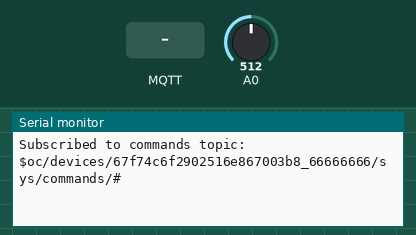
Recording of a sketch running on a simulated ESP8266 (NodeMCU). Parts: the last lines printed to the serial monitor. The inputs (shaded band) are chosen by the test bench; at power-on: A0 = 512. WiFi joins after 1.5 s; servers stay silent unless stated; no MQTT or app messages arrive unless stated.

Above: at 2.7 s.
2.8 s: MQTT message "/sys/commands/" arrives on the first subscribed topic
At 4.0 s:
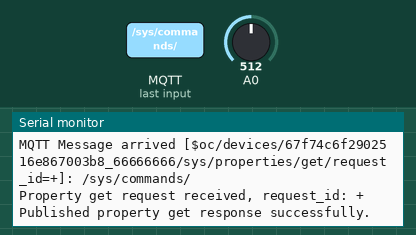
4.3 s: MQTT message "1" arrives on the first subscribed topic
At 4.9 s:
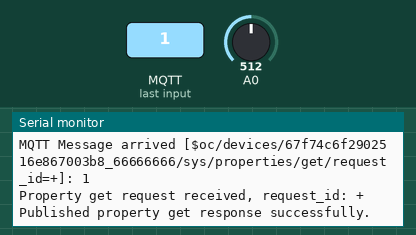
6.5 s: MQTT message "on" arrives on the first subscribed topic
At 6.9 s:
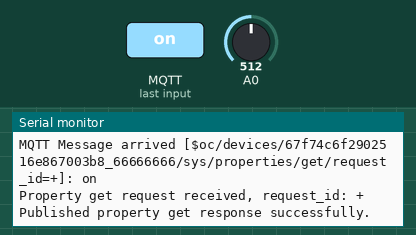
8.0 s: MQTT message "off" arrives on the first subscribed topic
At 9.2 s:
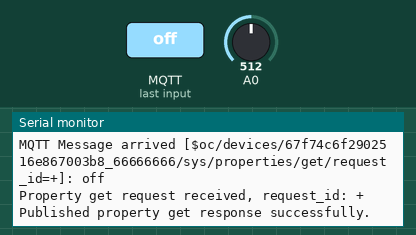
9.5 s: MQTT message "/sys/commands/" arrives on the second subscribed topic
At 9.81 s:
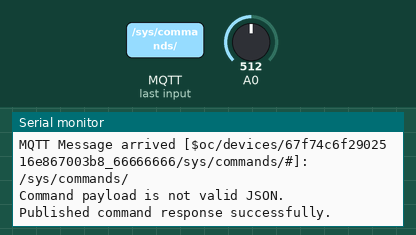
11.0 s: MQTT message "1" arrives on the second subscribed topic
At 11.4 s:
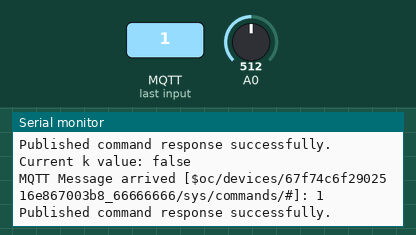

The sketch:

sketch_apr12a.ino
```cpp
#include <ESP8266WiFi.h>
#include <PubSubClient.h>
#include <ArduinoJson.h>

// ===== 请确认下列信息与你的实际情况一致 =====
const char* ssid = "Man";
const char* password = "hjnb0404";
const char* mqttServer = "d82876d880.st1.iotda-device.cn-north-4.myhuaweicloud.com";  // 或者使用IP地址
const int   mqttPort = 1883;
const char* mqttClientId = "67f74c6f2902516e867003b8_66666666_0_0_2025041005";
const char* mqttUser = "67f74c6f2902516e867003b8_66666666";
const char* mqttPassword = "53d46fc2ee51d7e7e5b91ce3542b5886fd2b6b3bd3748cedd363f8fcda3bc668";

#define deviceId "67f74c6f2902516e867003b8_66666666"

// 主题定义
// 上报属性使用的主题（未在本示例中使用，但可扩展使用）
#define PROPERTIES_REPORT_TOPIC "$oc/devices/" deviceId "/sys/properties/report"

// 设备属性获取请求及响应主题前缀
#define PROPERTIES_GET_TOPIC_PREFIX "$oc/devices/" deviceId "/sys/properties/get/request_id="
#define PROPERTIES_GET_RESPONSE_TOPIC_PREFIX "$oc/devices/" deviceId "/sys/properties/get/response/request_id="

// 设备命令相关主题（订阅平台下发的命令，包括通配所有命令）
#define COMMANDS_TOPIC "$oc/devices/" deviceId "/sys/commands/#"
// 命令响应发布主题（参考 AT 命令示例，此处发布空payload）
#define COMMANDS_RESPONSE_TOPIC "$oc/devices/" deviceId "/sys/commands/response/request_id=4c0fc52f-12b3-4ccd-ab53-818f9d3923be"

// =================================================

WiFiClient espClient;
PubSubClient client(espClient);

// 设备属性变量（例如：kValue，通常由 STM32下传，本示例直接在代码中维护）
bool kValue = false;

// 调试时周期性打印的时间控制变量
unsigned long lastCheckTime = 0;
const unsigned long publishInterval = 5000; // 每5秒打印一次状态

// 模拟传感器数据读取函数（示例：读取 A0 引脚模拟值）
int readSensorData() {
  int sensorValue = analogRead(A0);
  return sensorValue;
}

// MQTT消息回调函数（处理属性查询、命令下发等）
void callback(char* topic, byte* payload, unsigned int length) {
  // 打印收到的主题及消息内容
  Serial.print("MQTT Message arrived [");
  Serial.print(topic);
  Serial.print("]: ");
  for (unsigned int i = 0; i < length; i++) {
    Serial.print((char)payload[i]);
  }
  Serial.println();

  String topicStr = String(topic);

  // ----------------------------
  // 处理属性查询请求
  // 主题格式：$oc/devices/{deviceId}/sys/properties/get/request_id=xxx
  String getPrefix = String(PROPERTIES_GET_TOPIC_PREFIX);
  if (topicStr.startsWith(getPrefix)) {
    // 提取 request_id（请求标识）
    String requestId = topicStr.substring(getPrefix.length());
    Serial.print("Property get request received, request_id: ");
    Serial.println(requestId);

    // 读取真实数据：示例中读取传感器数据
    int sensorValue = readSensorData();

    // 构造 JSON 响应，将 kValue 与传感器数据上报
    StaticJsonDocument<128> responseDoc;
    responseDoc["k"] = kValue;
    responseDoc["sensor"] = sensorValue;

    char jsonBuffer[128];
    serializeJson(responseDoc, jsonBuffer);

    // 拼接响应主题：$oc/devices/{deviceId}/sys/properties/get/response/request_id=xxx
    String responseTopic = String(PROPERTIES_GET_RESPONSE_TOPIC_PREFIX) + requestId;
    if (client.publish(responseTopic.c_str(), jsonBuffer)) {
      Serial.println("Published property get response successfully.");
    } else {
      Serial.println("Failed to publish property get response.");
    }
    return;
  }

  // ----------------------------
  // 处理设备命令（平台下发的命令）
  // 主题格式为：$oc/devices/{deviceId}/sys/commands/...
  if (topicStr.indexOf("/sys/commands/") > 0) {
    // 可选：如果平台下发的命令是 JSON 格式，可解析进一步处理
    StaticJsonDocument<128> cmdDoc;
    DeserializationError error = deserializeJson(cmdDoc, payload, length);
    if (!error) {
      if (cmdDoc.containsKey("cmd")) {
        Serial.print("Command received: ");
        Serial.println(cmdDoc["cmd"].as<const char*>());
      }
    } else {
      Serial.println("Command payload is not valid JSON.");
    }

    // 发送命令响应到平台（参考AT命令示例，payload为空）
    if (client.publish(COMMANDS_RESPONSE_TOPIC, "")) {
      Serial.println("Published command response successfully.");
    } else {
      Serial.println("Failed to publish command response.");
    }
    return;
  }

  // 其他消息可在此扩展
}

// 重连函数：断线重连及订阅相关主题
void reconnect() {
  while (!client.connected()) {
    Serial.println("Attempting MQTT connection...");
    if (client.connect(mqttClientId, mqttUser, mqttPassword)) {
      Serial.println("MQTT connected.");

      // 订阅属性查询主题（使用单级通配符匹配 request_id）
      String propertiesGetTopic = String(PROPERTIES_GET_TOPIC_PREFIX) + "+";
      client.subscribe(propertiesGetTopic.c_str());
      Serial.print("Subscribed to properties get topic: ");
      Serial.println(propertiesGetTopic);

      // 订阅平台下发的所有命令消息
      client.subscribe(COMMANDS_TOPIC);
      Serial.print("Subscribed to commands topic: ");
      Serial.println(COMMANDS_TOPIC);

    } else {
      Serial.print("MQTT connection failed, state=");
      Serial.println(client.state());
      delay(5000);
    }
  }
}

// WiFi连接函数
void setup_wifi() {
  delay(10);
  Serial.println();
  Serial.print("Connecting to ");
  Serial.println(ssid);
  WiFi.begin(ssid, password);
  while (WiFi.status() != WL_CONNECTED) {
    delay(500);
    Serial.print(".");
  }
  Serial.println();
  Serial.println("WiFi connected");
  Serial.print("IP Address: ");
  Serial.println(WiFi.localIP());
}

void setup() {
  Serial.begin(115200);
  setup_wifi();
  client.setServer(mqttServer, mqttPort);
  client.setCallback(callback);

  // 如果需要读取模拟数据，确保A0引脚配置正确
  pinMode(A0, INPUT);
}

void loop() {
  if (!client.connected()) {
    reconnect();
  }
  client.loop();

  // 调试输出当前 kValue 状态，每 publishInterval 时间打印一次
  if (millis() - lastCheckTime >= publishInterval) {
    Serial.print("Current k value: ");
    Serial.println(kValue ? "true" : "false");
    lastCheckTime = millis();
  }

  // 此处可以添加其他代码，例如处理来自STM32的串口数据更新 kValue 的逻辑
}
```

Measured:
- after the input at 2.8 s, the serial monitor: prints a new line at once (image 1)
- after the input at 4.3 s, the serial monitor: prints a new line at once (image 2)
- after the input at 6.5 s, the serial monitor: prints a new line at once (image 3)
- after the input at 8.0 s, the serial monitor: prints a new line at once (image 4)
- after the input at 9.5 s, the serial monitor: prints a new line at once (image 5)
- after the input at 11.0 s, the serial monitor: prints a new line at once (image 6)
